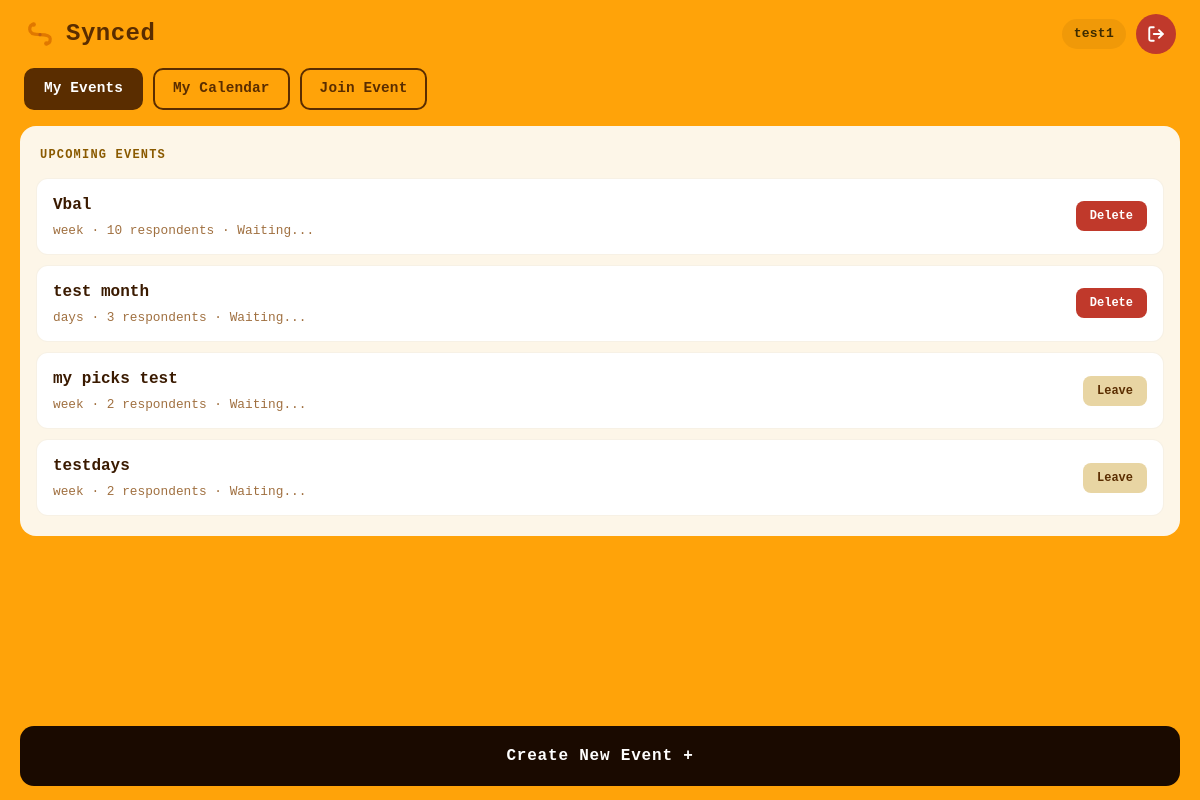
Screenshot of /home (signed in) with the database file from the repository.
### app/models.py (models this page shows, shortened)
class User(UserMixin, db.Model):
    id            = db.Column(db.Integer, primary_key=True)
    username      = db.Column(db.String(64),  unique=True, nullable=False)
    email         = db.Column(db.String(120), unique=True, nullable=False)
    first_name    = db.Column(db.String(64),  nullable=False)
    last_name     = db.Column(db.String(64),  nullable=False)
    password_hash = db.Column(db.String(256), nullable=False)
    created_at    = db.Column(db.DateTime, default=lambda: datetime.now(timezone.utc))

class Event(db.Model):
    id           = db.Column(db.Integer, primary_key=True)
    organizer_id = db.Column(db.Integer, db.ForeignKey('user.id'), nullable=False)
    code         = db.Column(db.String(6),   unique=True, nullable=False)
    name         = db.Column(db.String(120), nullable=False)
    location     = db.Column(db.String(120), default='')
    details      = db.Column(db.Text,        default='')
    event_type   = db.Column(db.String(10), nullable=False)
    date_from    = db.Column(db.Date, nullable=True)
    date_to      = db.Column(db.Date, nullable=True)
    days_of_week = db.Column(db.String(20), nullable=True)  # stored as "0,2,4" etc.
    time_from    = db.Column(db.Time, nullable=True)
    time_to      = db.Column(db.Time, nullable=True)
    created_at   = db.Column(db.DateTime, default=lambda: datetime.now(timezone.utc))
    organizer      = db.relationship('User', backref='owned_events')
    members        = db.relationship('EventMember',  backref='event', cascade='all, delete-orphan')
    availabilities = db.relationship('Availability', backref='event', cascade='all, delete-orphan')

### app/routes.py (the view)
@flask_app.route("/home")
@login_required
def home_page():
    memberships = EventMember.query.filter_by(user_id=current_user.id).all()
    events = [m.event for m in memberships]
    join_error = request.args.get("join_error")
    return render_template("home.html.jinja", events=events, join_error=join_error)

### app/__init__.py (called while the page is built)
@login_manager.user_loader
def load_user(user_id):
    return models.User.query.get(int(user_id))

### app/templates/home.html.jinja (shortened to what this page needs)
{% extends "base.html.jinja" %}
{% block body_class %}home-page{% endblock %}
{% block body %}
<div class="home-page-wrap">
    {% include "snippets/header.html.jinja" %}
        <div class="home-nav-tabs">
            <button class="nav-tab active" onclick="switchTab(this, 'tab-events')">My Events</button>
            <button class="nav-tab" onclick="switchTab(this, 'tab-calendar')">My Calendar</button>
            <button class="nav-tab" onclick="switchTab(this, 'tab-join')">Join Event</button>
        </div>
        <div class="home-content">
            <div id="tab-events" class="tab-content active">
                <div class="events-panel">
                    <div class="panel-title">Upcoming Events</div>
                    {% if events %}
                        {% for event in events %}
                        <div class="event-card">
                            <a href="/event/{{ event.id }}/heatmap" class="event-card-link">
                                <div class="event-card-name">{{ event.name }}</div>
                                <div class="event-card-sub">
                                    {{ event.event_type }} · {{ event.members|length }} respondents · Waiting...
                                </div>
                            </a>
                            {% if event.organizer_id == current_user.id %}
                                <form method="POST" action="/event/{{ event.id }}/delete"
                                      onsubmit="return confirm('Delete {{ event.name }}? This removes it for everyone.')">
                                    <button type="submit" class="event-action-btn delete">Delete</button>
                                </form>
                            {% else %}
                                <form method="POST" action="/event/{{ event.id }}/leave"
                                      onsubmit="return confirm('Leave {{ event.name }}?')">
                                    <button type="submit" class="event-action-btn leave">Leave</button>
                                </form>
                            {% endif %}
                        </div>
                        {% endfor %}
                    {% else %}
                        <p class="no-events">You have no upcoming events. Create one below!</p>
                    {% endif %}
                </div>
            </div>
        </div>
        {% set create_event_url = url_for('create_event') %}
        <div class="bottom-actions">
            <button class="btn-primary" onclick="window.location.href='{{ create_event_url }}'">Create New Event +</button>
        </div>
</div>
{% endblock %}

### app/templates/snippets/header.html.jinja
<div class="home-topbar">
    <div class="home-logo-row">
        <svg width="32" height="32" class="logo-svg" viewBox="0 0 100 100"><use href="#synced-logo"/></svg>
        <span class="home-wordmark">Synced</span>
    </div>
    <div class="topbar-user">
        <span class="topbar-username">{{ current_user.first_name }}</span>
        <a href="/logout" class="logout-btn" title="Logout">
            <svg width="18" height="18" viewBox="0 0 24 24" fill="none" stroke="currentColor" stroke-width="2.5" stroke-linecap="round" stroke-linejoin="round">
                <path d="M9 21H5a2 2 0 0 1-2-2V5a2 2 0 0 1 2-2h4"/>
                <polyline points="16 17 21 12 16 7"/>
                <line x1="21" y1="12" x2="9" y2="12"/>
            </svg>
        </a>
    </div>
</div>

### app/static/css/style.css (style rules this page uses)
:root { --bg-orange: #ffa309; --bg-white: #fffef5; --calender-dark-orange: #d8540e; --calender-orange: #f68b26; --calender-light-orange: #ffbe4a; --calender-yellow: #fddc8a; --calender-white: #fef2db; --bg: #f0a500; --brown-dark: #3d2b00; --brown-mid: #7a5c00; --card: #faf0dc; --card-dark: #e8d5a3; --white-soft: #fffdf5; --font: "Courier Prime", "Courier New", Courier, monospace; --radius: 12px; --radius-sm: 8px; }
* { margin: 0; padding: 0; box-sizing: border-box; }
body { min-height: 100vh; height: 100vh; background: linear-gradient( to top, var(--bg-orange) 0%, var(--calender-light-orange) 100% ); font-family: "Courier New", Courier, monospace; }
body.home-page { align-items: stretch; justify-content: stretch; background: var(--bg-orange); padding: 0; display: flex; }
.home-page-wrap { display: flex; flex-direction: column; width: 100%; height: 100vh; }
.home-topbar { display: flex; align-items: center; justify-content: space-between; padding: 14px 24px; }
.home-logo-row { display: flex; align-items: center; gap: 10px; }
.logo-svg { display: block; }
.home-wordmark { font-size: 1.5rem; font-weight: 700; color: #5a2d00; letter-spacing: 0.02em; }
.topbar-user { display: flex; align-items: center; gap: 10px; }
.topbar-username { font-size: 13px; font-weight: 700; color: var(--brown-dark, #3D2B00); background: rgba(61, 43, 0, 0.08); padding: 5px 12px; border-radius: 20px; letter-spacing: 0.02em; }
.logout-btn { background: #c0392b; border: none; border-radius: 50%; width: 40px; height: 40px; display: flex; align-items: center; justify-content: center; color: #fff; cursor: pointer; text-decoration: none; transition: background 0.15s; }
.home-nav-tabs { display: flex; gap: 10px; padding: 0 24px 16px 24px; }
.nav-tab { font-family: "Courier New", Courier, monospace; font-size: 0.9rem; font-weight: 700; color: #5a2d00; background: transparent; border: 2px solid #5a2d00; border-radius: 10px; padding: 8px 18px; cursor: pointer; letter-spacing: 0.01em; }
.nav-tab.active { background: #5a2d00; color: #fff; }
.home-content { flex: 1; padding: 0 20px; overflow-y: auto; display: flex; flex-direction: column; }
.tab-content { display: none; }
.tab-content.active { display: block; }
.events-panel { background: #fdf6e8; border-radius: 16px; padding: 20px 16px; }
.panel-title { font-size: 0.75rem; font-weight: 700; color: #8a5a00; letter-spacing: 0.1em; text-transform: uppercase; margin-bottom: 14px; padding: 0 4px; }
.event-card { background: #ffffff; border-radius: 12px; padding: 14px 16px; margin-bottom: 10px; display: flex; align-items: center; justify-content: space-between; cursor: pointer; border: 1px solid rgba(200, 160, 80, 0.15); }
.event-card-link { text-decoration: none; flex: 1; min-width: 0; }
.event-action-btn { border: none; border-radius: 8px; padding: 6px 14px; font-family: "Courier New", Courier, monospace; font-size: 0.75rem; font-weight: 700; cursor: pointer; white-space: nowrap; flex-shrink: 0; }
.event-action-btn.delete { background: #c0392b; color: #fff; }
.event-action-btn.leave { background: #e8d5a3; color: #5a2d00; }
.event-card:last-child { margin-bottom: 0; }
.event-card-name { font-size: 1rem; font-weight: 700; color: #3a1a00; margin-bottom: 4px; overflow: hidden; text-overflow: ellipsis; white-space: nowrap; }
.event-card-sub { font-size: 0.8rem; color: #a07040; overflow-wrap: break-word; word-break: break-word; }
.bottom-actions { padding: 14px 20px; }
.btn-primary { width: 100%; padding: 18px; font-family: "Courier New", Courier, monospace; font-size: 1rem; font-weight: 700; letter-spacing: 0.05em; color: #fff; background: #1a0a00; border: none; border-radius: 14px; cursor: pointer; }

### rows the page displays
User: first_name "test1"
Event: name "Vbal", event_type "week", members|length "10"
Event: name "test month", event_type "days", members|length "3"
Event: name "my picks test", event_type "week", members|length "2"
Event: name "testdays", event_type "week", members|length "2"
